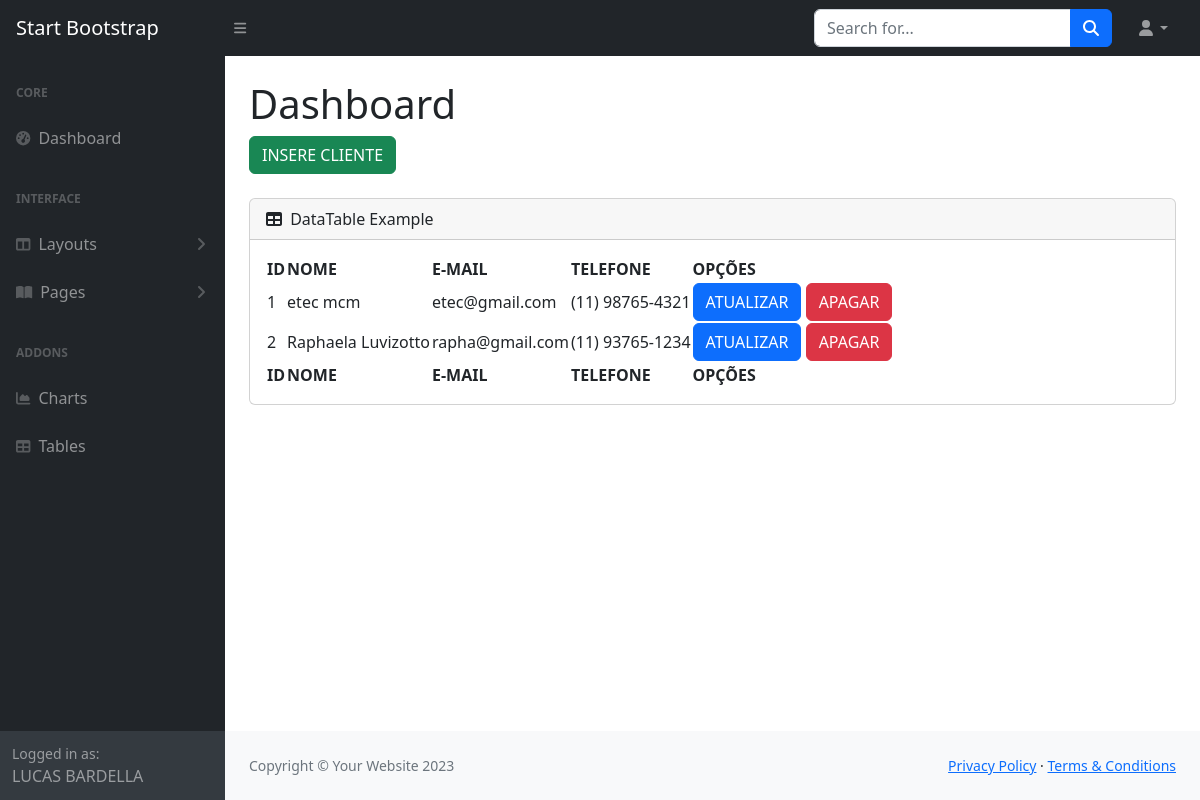
Screenshot of /painel/index.php (signed in) with the database file from the repository.
### tables this page shows
CREATE TABLE `clientes` (
  `id_cliente` int(11) NOT NULL,
  `nome_cliente` varchar(255) NOT NULL,
  `email_cliente` varchar(255) NOT NULL,
  `telefone` varchar(255) NOT NULL
);

### painel/index.php (the view, shortened to what this page needs)
<?php
    include 'conecta.php';
    include 'menu.php';
?>
            <div id="layoutSidenav_content">
                <main>
                    <div class="container-fluid px-4">
                        <h1 class="mt-4">Dashboard</h1>
                        <ol class="breadcrumb mb-4">
                            <li class="breadcrumb-item active">
                                <a class="btn btn-success" href="insere_cliente.php">INSERE CLIENTE</a>
                            </li>
                        </ol>
                        <div class="card mb-4">
                            <div class="card-header">
                                <i class="fas fa-table me-1"></i>
                                DataTable Example
                            </div>
                            <div class="card-body">
                                <table id="datatablesSimple">
                                    <thead>
                                        <tr>
                                            <th>ID</th>
                                            <th>NOME</th>
                                            <th>E-MAIL</th>
                                            <th>TELEFONE</th>
                                            <th>OPÇÕES</th>
                                        </tr>
                                    </thead>
                                    <tfoot>
                                        <tr>
                                            <th>ID</th>
                                            <th>NOME</th>
                                            <th>E-MAIL</th>
                                            <th>TELEFONE</th>
                                            <th>OPÇÕES</th>
                                        </tr>
                                    </tfoot>
                                    <tbody>
                                        <?php
                                            $sql = "SELECT * FROM clientes";
                                            $consulta = $conexao->query($sql);
                                            while($dados = $consulta->fetch_assoc()){
                                                echo "<tr>";
                                                echo "<td>".$dados['id_cliente']."</td>";
                                                echo "<td>".$dados['nome_cliente']."</td>";
                                                echo "<td>".$dados['email_cliente']."</td>";
                                                echo "<td>".$dados['telefone']."</td>";
                                                echo "<td>
                                                    <a class='btn btn-primary' href='atualiza_cliente.php'>ATUALIZAR</a>
                                                    <a class='btn btn-danger' href=''>APAGAR</a>
                                                </td>";
                                                echo "</tr>";
                                            }
                                        ?>
                                    </tbody>
                                </table>
                            </div>
                        </div>
                    </div>
                </main>
                <footer class="py-4 bg-light mt-auto">
                    <div class="container-fluid px-4">
                        <div class="d-flex align-items-center justify-content-between small">
                            <div class="text-muted">Copyright &copy; Your Website 2023</div>
                            <div>
                                <a href="#">Privacy Policy</a>
                                &middot;
                                <a href="#">Terms &amp; Conditions</a>
                            </div>
                        </div>
                    </div>
                </footer>
            </div>
        </div>
    </body>
</html>

### painel/menu.php (shortened to what this page needs)
<!DOCTYPE html>
<html lang="en">
    <head>
        <link href="https://cdn.jsdelivr.net/npm/simple-datatables@7.1.2/dist/style.min.css" rel="stylesheet" />
        <link href="css/styles.css" rel="stylesheet" />
    </head>
    <body class="sb-nav-fixed">
        <nav class="sb-topnav navbar navbar-expand navbar-dark bg-dark">
            <a class="navbar-brand ps-3" href="index.php">Start Bootstrap</a>
            <button class="btn btn-link btn-sm order-1 order-lg-0 me-4 me-lg-0" id="sidebarToggle" href="#!"><i class="fas fa-bars"></i></button>
            <form class="d-none d-md-inline-block form-inline ms-auto me-0 me-md-3 my-2 my-md-0">
                <div class="input-group">
                    <input class="form-control" type="text" placeholder="Search for..." aria-label="Search for..." aria-describedby="btnNavbarSearch" />
                    <button class="btn btn-primary" id="btnNavbarSearch" type="button"><i class="fas fa-search"></i></button>
                </div>
            </form>
            <ul class="navbar-nav ms-auto ms-md-0 me-3 me-lg-4">
                <li class="nav-item dropdown">
                    <a class="nav-link dropdown-toggle" id="navbarDropdown" href="#" role="button" data-bs-toggle="dropdown" aria-expanded="false"><i class="fas fa-user fa-fw"></i></a>
                </li>
            </ul>
        </nav>
        <div id="layoutSidenav">
            <div id="layoutSidenav_nav">
                <nav class="sb-sidenav accordion sb-sidenav-dark" id="sidenavAccordion">
                    <div class="sb-sidenav-menu">
                        <div class="nav">
                            <div class="sb-sidenav-menu-heading">Core</div>
                            <a class="nav-link" href="index.php">
                                <div class="sb-nav-link-icon"><i class="fas fa-tachometer-alt"></i></div>
                                Dashboard
                            </a>
                            <div class="sb-sidenav-menu-heading">Interface</div>
                            <a class="nav-link collapsed" href="#" data-bs-toggle="collapse" data-bs-target="#collapseLayouts" aria-expanded="false" aria-controls="collapseLayouts">
                                <div class="sb-nav-link-icon"><i class="fas fa-columns"></i></div>
                                Layouts
                                <div class="sb-sidenav-collapse-arrow"><i class="fas fa-angle-down"></i></div>
                            </a>
                            <a class="nav-link collapsed" href="#" data-bs-toggle="collapse" data-bs-target="#collapsePages" aria-expanded="false" aria-controls="collapsePages">
                                <div class="sb-nav-link-icon"><i class="fas fa-book-open"></i></div>
                                Pages
                                <div class="sb-sidenav-collapse-arrow"><i class="fas fa-angle-down"></i></div>
                            </a>
                            <div class="sb-sidenav-menu-heading">Addons</div>
                            <a class="nav-link" href="charts.html">
                                <div class="sb-nav-link-icon"><i class="fas fa-chart-area"></i></div>
                                Charts
                            </a>
                            <a class="nav-link" href="tables.html">
                                <div class="sb-nav-link-icon"><i class="fas fa-table"></i></div>
                                Tables
                            </a>
                        </div>
                    </div>
                    <div class="sb-sidenav-footer">
                        <div class="small">Logged in as:</div>
                        <?php echo $_SESSION['nome']; ?>
                    </div>
                </nav>
            </div>

### rows the page displays
clientes: id_cliente "1", nome_cliente "etec mcm", email_cliente "etec@gmail.com", telefone "(11) 98765-4321"
clientes: id_cliente "2", nome_cliente "Raphaela Luvizotto", email_cliente "rapha@gmail.com", telefone "(11) 93765-1234"

### other values shown
$_SESSION['nome'] "LUCAS BARDELLA"
